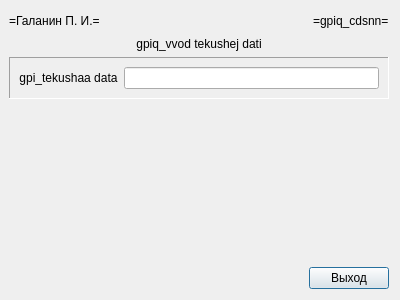
<?xml version="1.0" encoding="UTF-8"?>
<ui version="4.0">
 <class>gpiq_cdstt</class>
 <widget class="QDialog" name="gpiq_cdstt">
  <property name="windowModality">
   <enum>Qt::ApplicationModal</enum>
  </property>
  <property name="geometry">
   <rect>
    <x>0</x>
    <y>0</y>
    <width>400</width>
    <height>300</height>
   </rect>
  </property>
  <property name="windowTitle">
   <string>gpiq_cdstt</string>
  </property>
  <layout class="QVBoxLayout" name="verticalLayout">
   <property name="leftMargin">
    <number>9</number>
   </property>
   <item>
    <layout class="QHBoxLayout" name="horizontalLayout">
     <item>
      <widget class="QLabel" name="gpiq_cdstt_xxsma_l">
       <property name="text">
        <string>=Галанин П. И.=</string>
       </property>
      </widget>
     </item>
     <item>
      <spacer name="horizontalSpacer">
       <property name="orientation">
        <enum>Qt::Horizontal</enum>
       </property>
       <property name="sizeHint" stdset="0">
        <size>
         <width>40</width>
         <height>20</height>
        </size>
       </property>
      </spacer>
     </item>
     <item>
      <widget class="QLabel" name="gpiq_cdstt_xxprg_l">
       <property name="text">
        <string>=gpiq_cdsnn=</string>
       </property>
      </widget>
     </item>
    </layout>
   </item>
   <item>
    <widget class="QLabel" name="gpiq_cdstt_xxtitle_l">
     <property name="text">
      <string>gpiq_vvod tekushej dati</string>
     </property>
     <property name="alignment">
      <set>Qt::AlignCenter</set>
     </property>
    </widget>
   </item>
   <item>
    <widget class="QFrame" name="gpiq_cdstt_1_b">
     <property name="frameShape">
      <enum>QFrame::Panel</enum>
     </property>
     <property name="frameShadow">
      <enum>QFrame::Sunken</enum>
     </property>
     <property name="lineWidth">
      <number>1</number>
     </property>
     <property name="midLineWidth">
      <number>1</number>
     </property>
     <layout class="QFormLayout" name="formLayout">
      <item row="0" column="0">
       <widget class="QLabel" name="gpiq_cdstt_datat_l">
        <property name="text">
         <string>gpi_tekushaa data</string>
        </property>
        <property name="alignment">
         <set>Qt::AlignCenter</set>
        </property>
       </widget>
      </item>
      <item row="0" column="1">
       <widget class="QLineEdit" name="gpiq_cdstt_datat_e"/>
      </item>
     </layout>
    </widget>
   </item>
   <item>
    <spacer name="verticalSpacer_2">
     <property name="orientation">
      <enum>Qt::Vertical</enum>
     </property>
     <property name="sizeHint" stdset="0">
      <size>
       <width>20</width>
       <height>155</height>
      </size>
     </property>
    </spacer>
   </item>
   <item>
    <layout class="QHBoxLayout" name="horizontalLayout_2">
     <item>
      <spacer name="horizontalSpacer_2">
       <property name="orientation">
        <enum>Qt::Horizontal</enum>
       </property>
       <property name="sizeHint" stdset="0">
        <size>
         <width>40</width>
         <height>20</height>
        </size>
       </property>
      </spacer>
     </item>
     <item>
      <widget class="QPushButton" name="gpiq_cdstt_exit_c">
       <property name="text">
        <string>Выход</string>
       </property>
      </widget>
     </item>
    </layout>
   </item>
  </layout>
 </widget>
 <resources/>
 <connections/>
</ui>
